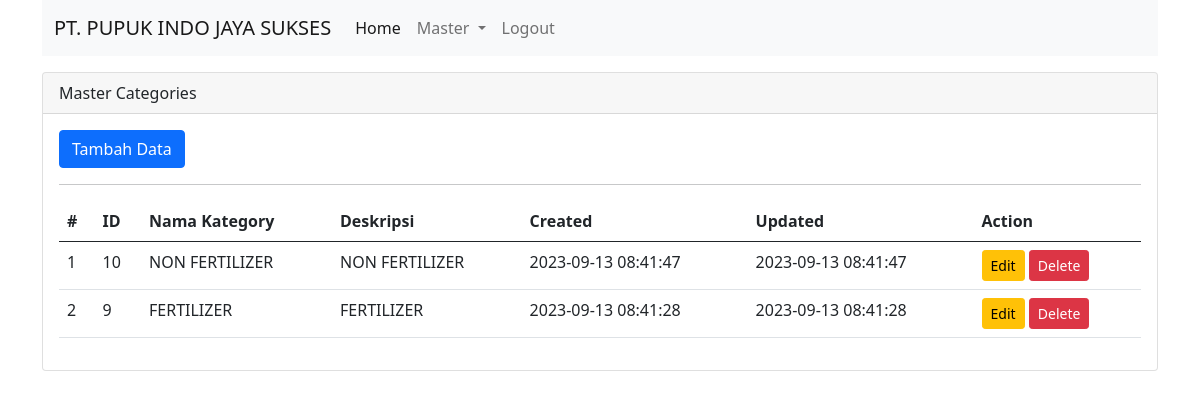
/admin/index.php?page=category (signed in), run on the app's committed database.
### tables this page shows
CREATE TABLE `categories` (
  `id` int(11) NOT NULL AUTO_INCREMENT,
  `nama_kategory` varchar(255) DEFAULT NULL,
  `deskripsi` varchar(255) DEFAULT NULL,
  `created_at` datetime DEFAULT NULL,
  `updated_at` datetime DEFAULT NULL,
  PRIMARY KEY (`id`)
);

### admin/module/master/categories.php (the view, shortened to what this page needs)
<?php
include_once('layout/header.php');
include_once('layout/menu.php');
?>
<div class="row mt-3">
    <div class="col-md-12">
        <div class="card">
            <div class="card-header">Master Categories</div>
            <div class="card-body">
                <button id="btn-add-category" class="btn btn-primary">Tambah Data</button>
                <hr class="mt-3">
                <div class="table-responsive">
                    <table id="table-category" class="table table-hover">
                        <thead>
                            <tr>
                                <th>#</th>
                                <th>ID</th>
                                <th>Nama Kategory</th>
                                <th>Deskripsi</th>
                                <th>Created</th>
                                <th>Updated</th>
                                <th>Action</th>
                            </tr>
                        </thead>
                        <tbody>
                            <?php
                            include_once('config/db.php');
                            $sql    = "SELECT id, nama_kategory, deskripsi, created_at, updated_at FROM categories ORDER BY id DESC";
                            $result = mysqli_query($conn, $sql);
                            $no = 1;
                            while ($row = mysqli_fetch_assoc($result)) {
                            ?>
                                <tr>
                                    <td><?php echo $no++; ?></td>
                                    <td><?php echo $row['id']; ?></td>
                                    <td><?php echo $row['nama_kategory']; ?></td>
                                    <td><?php echo $row['deskripsi']; ?></td>
                                    <td><?php echo $row['created_at']; ?></td>
                                    <td><?php echo $row['updated_at']; ?></td>
                                    <td class="text-nowrap">
                                        <button class="btn btn-warning btn-sm btn-edit" data-id="<?php echo $row['id']; ?>">Edit</button>
                                        <button class="btn btn-danger btn-sm btn-delete" data-id="<?php echo $row['id']; ?>">Delete</button>
                                    </td>
                                </tr>
                            <?php
                            }
                            ?>
                        </tbody>
                    </table>
                </div>
            </div>
        </div>
    </div>
</div>
<?php
include_once('layout/footer.php');
?>

### data on the page
categories: id "10", nama_kategory "NON FERTILIZER", deskripsi "NON FERTILIZER", created_at "2023-09-13 08:41:47", updated_at "2023-09-13 08:41:47"
categories: id "9", nama_kategory "FERTILIZER", deskripsi "FERTILIZER", created_at "2023-09-13 08:41:28", updated_at "2023-09-13 08:41:28"
